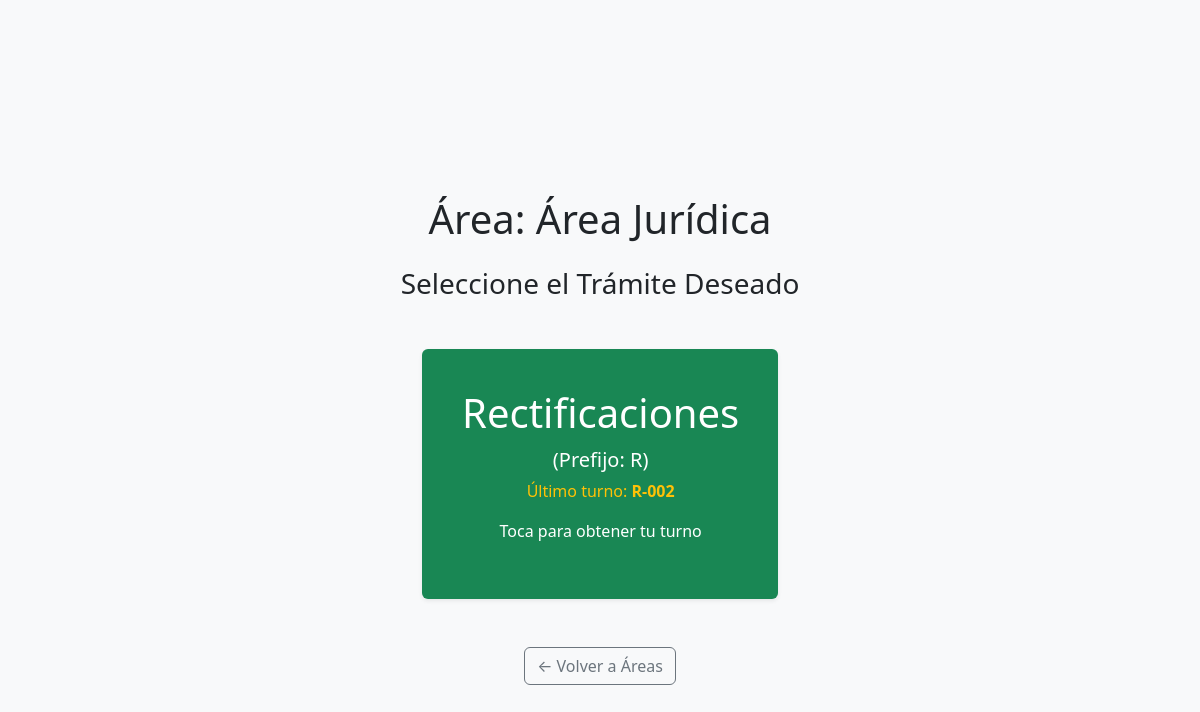
The app's page /index.php?id_area=1 with its own data.
### tables this page shows
CREATE TABLE IF NOT EXISTS `areas` (
  `id_area` int(11) NOT NULL AUTO_INCREMENT,
  `nombre_area` varchar(100) NOT NULL,
  `descripcion` text DEFAULT NULL,
  `activo` tinyint(1) NOT NULL DEFAULT 1,
  `termino_ubicacion` varchar(50) NOT NULL DEFAULT 'Escritorio' COMMENT 'Ej: Escritorio, Módulo, Puerta, Ventanilla',
  PRIMARY KEY (`id_area`)
);

CREATE TABLE IF NOT EXISTS `tipos_tramite` (
  `id_tramite` int(11) NOT NULL AUTO_INCREMENT,
  `id_area` int(11) NOT NULL COMMENT 'FK al área principal',
  `nombre_tramite` varchar(100) NOT NULL COMMENT 'Ej: Renovación de Licencia, Pago de Multas',
  `prefijo_letra` char(1) NOT NULL COMMENT 'Ej: R, M, S',
  `ultimo_turno_diario` int(11) NOT NULL DEFAULT 0,
  `activo` tinyint(1) NOT NULL DEFAULT 1,
  `prioridad` int(11) NOT NULL DEFAULT 0 COMMENT 'Nivel de prioridad (0=Normal, 1=Alta)',
  PRIMARY KEY (`id_tramite`),
  UNIQUE KEY `prefijo_letra` (`prefijo_letra`),
  KEY `id_area` (`id_area`),
  CONSTRAINT `tipos_tramite_ibfk_1` FOREIGN KEY (`id_area`) REFERENCES `areas` (`id_area`) ON DELETE CASCADE ON UPDATE CASCADE
);

### index.php (the view, shortened to what this page needs)
<?php
require_once 'config.php';
$mensaje = "";
$numero_generado = "";
$area_generada = "";
$area_seleccionada_id = (int)($_GET['id_area'] ?? 0);
$area_seleccionada_nombre = "";
$tramites_result = null;
if ($_SERVER["REQUEST_METHOD"] == "POST" && isset($_POST['id_tramite'])) {
    $id_tramite = $mysqli->real_escape_string($_POST['id_tramite']);
    $mysqli->begin_transaction();
    try {
        $stmt = $mysqli->prepare("
            SELECT
                t.prefijo_letra, t.ultimo_turno_diario, t.nombre_tramite, t.id_area,
                a.nombre_area
            FROM tipos_tramite t
            JOIN areas a ON t.id_area = a.id_area
            WHERE t.id_tramite = ? FOR UPDATE
        ");
        $stmt->bind_param("i", $id_tramite);
        $stmt->execute();
        $result = $stmt->get_result();
        if ($result->num_rows == 0) {
            throw new Exception("Trámite no válido o inactivo.");
        }
        $data = $result->fetch_assoc();
        $prefijo = $data['prefijo_letra'];
        $area_nombre = $data['nombre_area'];
        $tramite_nombre = $data['nombre_tramite'];
        $id_area = $data['id_area'];
        $nuevo_correlativo = $data['ultimo_turno_diario'] + 1;
        $numero_formateado = $prefijo . '-' . str_pad($nuevo_correlativo, 3, '0', STR_PAD_LEFT);
        $numero_generado = $numero_formateado;
        $area_generada = $area_nombre . " / " . $tramite_nombre;
        $stmt = $mysqli->prepare("UPDATE tipos_tramite SET ultimo_turno_diario = ? WHERE id_tramite = ?");
        $stmt->bind_param("ii", $nuevo_correlativo, $id_tramite);
        if (!$stmt->execute()) {
             throw new Exception("Error al actualizar el contador del trámite: " . $stmt->error);
        }
        $stmt = $mysqli->prepare("INSERT INTO turnos (id_area, id_tramite, numero_correlativo, numero_completo, estado) VALUES (?, ?, ?, ?, 'ESPERA')");
        $stmt->bind_param("iiss", $id_area, $id_tramite, $nuevo_correlativo, $numero_formateado);
        if (!$stmt->execute()) {
            throw new Exception("Error al insertar el turno. Revise la clave foránea o el 'id_tramite': " . $stmt->error);
        }
        $mysqli->commit();
        $mensaje = "¡Turno generado con éxito para {$tramite_nombre}! Su número es: <br><strong class='display-1 text-primary'>{$numero_formateado}</strong><p class='mt-3'>Por favor, tome su ticket.</p>";
    } catch (Exception $e) {
        $mysqli->rollback();
        $mensaje = "<div class='alert alert-danger'>Error crítico al generar el turno. ❌<br>Detalles: " . $e->getMessage() . "</div>";
    }
}
elseif ($area_seleccionada_id > 0) {
    $stmt = $mysqli->prepare("SELECT nombre_area FROM areas WHERE id_area = ? AND activo = TRUE");
    $stmt->bind_param("i", $area_seleccionada_id);
    $stmt->execute();
    $result = $stmt->get_result();
    $area_data = $result->fetch_assoc();
    $area_seleccionada_nombre = $area_data['nombre_area'];
    $stmt = $mysqli->prepare("SELECT id_tramite, nombre_tramite, prefijo_letra, ultimo_turno_diario FROM tipos_tramite WHERE id_area = ? AND activo = TRUE ORDER BY nombre_tramite");
    $stmt->bind_param("i", $area_seleccionada_id);
    $stmt->execute();
    $tramites_result = $stmt->get_result();
}
?>
<!DOCTYPE html>
<html lang="es">
<head>
    <link href="https://cdn.jsdelivr.net/npm/bootstrap@5.3.3/dist/css/bootstrap.min.css" rel="stylesheet">
</head>
<body class="bg-light">
    <div class="container mt-5">
        <?php if (!empty($mensaje)):  ?>
            <div class="alert alert-success text-center p-5" role="alert">
                <?= $mensaje; ?>
                <hr>
                <button onclick="imprimirTicket('<?php echo $numero_generado; ?>', '<?php echo $area_generada; ?>')" class="btn btn-lg btn-primary mt-3 me-3">
                    🖨️ Imprimir Ticket
                </button>
                <button onclick="window.location.href='index.php'" class="btn btn-lg btn-secondary mt-3">
                    Volver al Quiosco
                </button>
            </div>
            <div id="ticket-imprimir" style="display: none;"></div>
        <?php elseif ($area_seleccionada_id > 0 && $tramites_result && $tramites_result->num_rows > 0):  ?>
            <h1 class="text-center mb-4">Área: <?php echo htmlspecialchars($area_seleccionada_nombre); ?></h1>
            <h3 class="text-center mb-5">Seleccione el Trámite Deseado</h3>
            <div class="row justify-content-center">
                <?php while($row = $tramites_result->fetch_assoc()):
                    $ultimo_numero_completo = $row['prefijo_letra'] . '-' . str_pad($row['ultimo_turno_diario'], 3, '0', STR_PAD_LEFT);
                ?>
                <div class="col-md-4 mb-4">
                    <form method="POST" action="index.php" class="h-100">
                        <button type="submit" class="tramite-card card text-center p-4 shadow-sm w-100 h-100 border-0 bg-success text-white">
                            <div class="card-body">
                                <h2 class="card-title display-6"><?php echo htmlspecialchars($row['nombre_tramite']); ?></h2>
                                <p class="card-text fs-5 mb-1">(Prefijo: <?php echo $row['prefijo_letra']; ?>)</p>
                                <p class="fs-6 text-warning">Último turno: <strong><?php echo $ultimo_numero_completo; ?></strong></p>
                                <p class="mt-3">Toca para obtener tu turno</p>
                            </div>
                        </button>
                    </form>
                </div>
                <?php endwhile; ?>
            </div>
            <p class="text-center mt-4"><a href="index.php" class="btn btn-outline-secondary">← Volver a Áreas</a></p>
        <?php endif; ?>
    </div>
</body>
</html>

### index.php (style rules this page uses)
.area-card, .tramite-card { cursor: pointer; transition: transform 0.2s, box-shadow 0.2s; }
.container { min-height: 100vh; display: flex; flex-direction: column; justify-content: center; }

### records on screen
areas: nombre_area "Área Jurídica"
tipos_tramite: nombre_tramite "Rectificaciones", prefijo_letra "R", ultimo_numero_completo "R-002"
